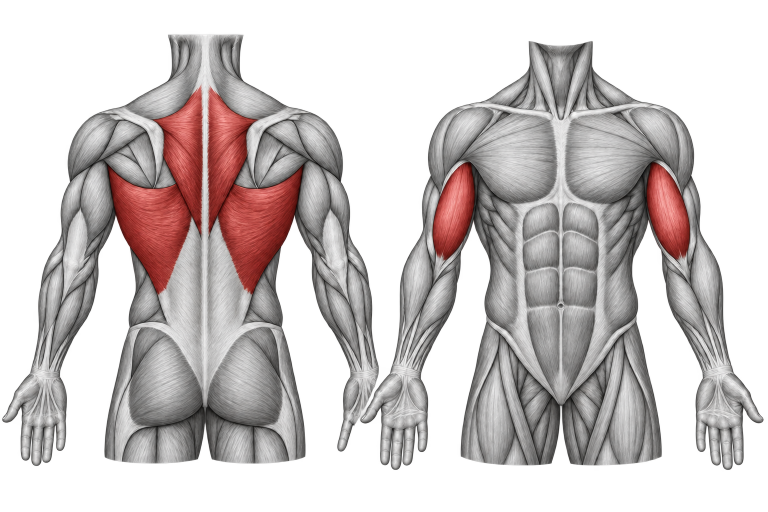
#> input picture assets/branding/routine-covers/day1-source.png, 1536 x 1024 px (shown at 1/2 size); its folder holds only this picture in this run
$ python build_routine_covers.py
#> lines starting #> are read from the running program, lines starting #| are printed output that depends on the picture
"""Optimiza los PNG fuente de portada en WebP transparentes para las rutinas."""

from __future__ import annotations

from pathlib import Path

from PIL import Image


ROOT = Path(__file__).resolve().parents[1]
COVER_DIR = ROOT / "assets" / "branding" / "routine-covers"
MAX_BYTES = 450_000


def build() -> list[Path]:
    outputs = []
    for day in range(1, 5):
        source = COVER_DIR / f"day{day}-source.png"
        output = COVER_DIR / f"day{day}.webp"
        if not source.is_file():
            raise FileNotFoundError(f"Falta PNG editable de portada: {source}")
        with Image.open(source) as image:
#> image is the input picture: PIL image 1536x1024 RGBA; mean R, G, B, A 115.3, 108.4, 107.6, 126.1
            if image.size != (1536, 1024) or image.mode != "RGBA":
                raise ValueError(f"Formato esperado 1536x1024 RGBA, recibido {image.size} {image.mode}: {source}")
            alpha = image.getchannel("A")
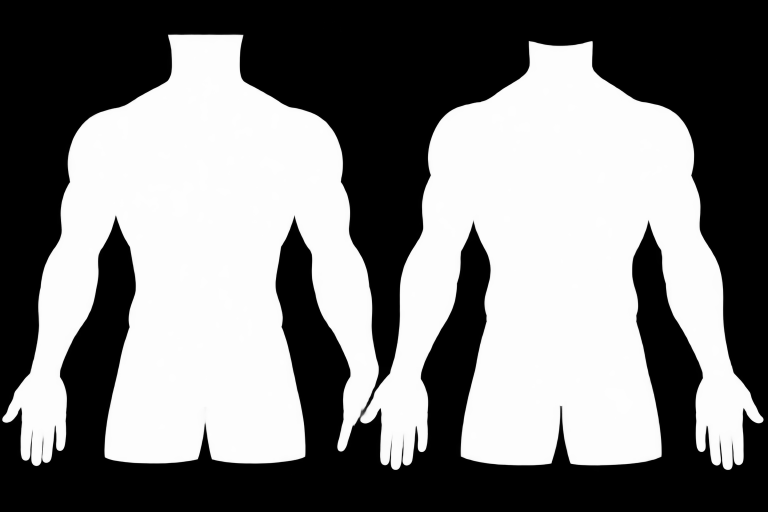
#> alpha: PIL image 1536x1024 L (shown at 1/2 size); min 0, max 254, mean 126.1
            if alpha.getextrema() == (255, 255):
                raise ValueError(f"La portada debe conservar transparencia real: {source}")
            image.save(output, "WEBP", quality=84, method=6, exact=True)
        if output.stat().st_size > MAX_BYTES:
            raise ValueError(f"Portada supera el presupuesto de {MAX_BYTES} bytes: {output.stat().st_size}")
        with Image.open(output) as optimized:
            if optimized.size != (1536, 1024) or optimized.mode != "RGBA":
                raise ValueError(f"La salida perdió dimensiones o alfa: {output}")
        outputs.append(output)
    return outputs


if __name__ == "__main__":
#> (the run stopped early here; a loop or call above may not have finished)
